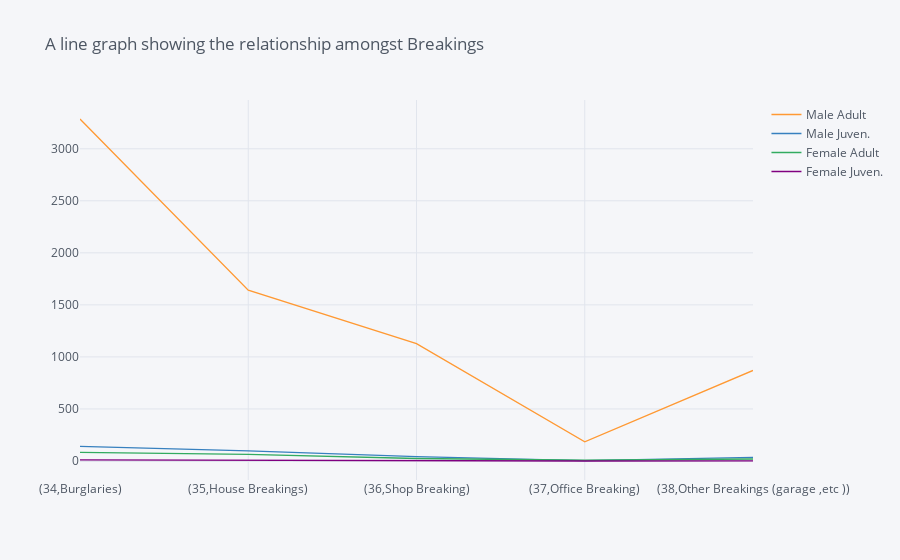

Notebook cell for this chart:
### Code cell
# Line graph for the Data stored in variable relate
relate.iplot(kind='line',title='A line graph showing the relationship amongst Breakings')

### Figure 1 — Plotly figure (JSON) as saved in the notebook; plotly's stock layout.template omitted (floating-point values rounded to 4 significant figures)
{"data": [{"line": {"color": "rgba(255, 153, 51, 1.0)", "dash": "solid", "shape": "linear", "width": 1.3}, "mode": "lines", "name": "Male Adult", "text": "", "type": "scatter", "x": ["(34,Burglaries)", "(35,House Breakings)", "(36,Shop Breaking)", "(37,Office Breaking)", "(38,Other Breakings (garage ,etc ))"], "y": [3286, 1641, 1128, 185, 870]}, {"line": {"color": "rgba(55, 128, 191, 1.0)", "dash": "solid", "shape": "linear", "width": 1.3}, "mode": "lines", "name": "Male Juven.", "text": "", "type": "scatter", "x": ["(34,Burglaries)", "(35,House Breakings)", "(36,Shop Breaking)", "(37,Office Breaking)", "(38,Other Breakings (garage ,etc ))"], "y": [141, 98, 42, 4, 35]}, {"line": {"color": "rgba(50, 171, 96, 1.0)", "dash": "solid", "shape": "linear", "width": 1.3}, "mode": "lines", "name": "Female Adult", "text": "", "type": "scatter", "x": ["(34,Burglaries)", "(35,House Breakings)", "(36,Shop Breaking)", "(37,Office Breaking)", "(38,Other Breakings (garage ,etc ))"], "y": [82, 64, 24, 7, 19]}, {"line": {"color": "rgba(128, 0, 128, 1.0)", "dash": "solid", "shape": "linear", "width": 1.3}, "mode": "lines", "name": "Female Juven.", "text": "", "type": "scatter", "x": ["(34,Burglaries)", "(35,House Breakings)", "(36,Shop Breaking)", "(37,Office Breaking)", "(38,Other Breakings (garage ,etc ))"], "y": [11, 6, 4, 0, 2]}], "layout": {"legend": {"bgcolor": "#F5F6F9", "font": {"color": "#4D5663"}}, "paper_bgcolor": "#F5F6F9", "plot_bgcolor": "#F5F6F9", "title": {"font": {"color": "#4D5663"}, "text": "A line graph showing the relationship amongst Breakings"}, "xaxis": {"gridcolor": "#E1E5ED", "showgrid": true, "tickfont": {"color": "#4D5663"}, "title": {"font": {"color": "#4D5663"}, "text": ""}, "zerolinecolor": "#E1E5ED"}, "yaxis": {"gridcolor": "#E1E5ED", "showgrid": true, "tickfont": {"color": "#4D5663"}, "title": {"font": {"color": "#4D5663"}, "text": ""}, "zerolinecolor": "#E1E5ED"}}}
